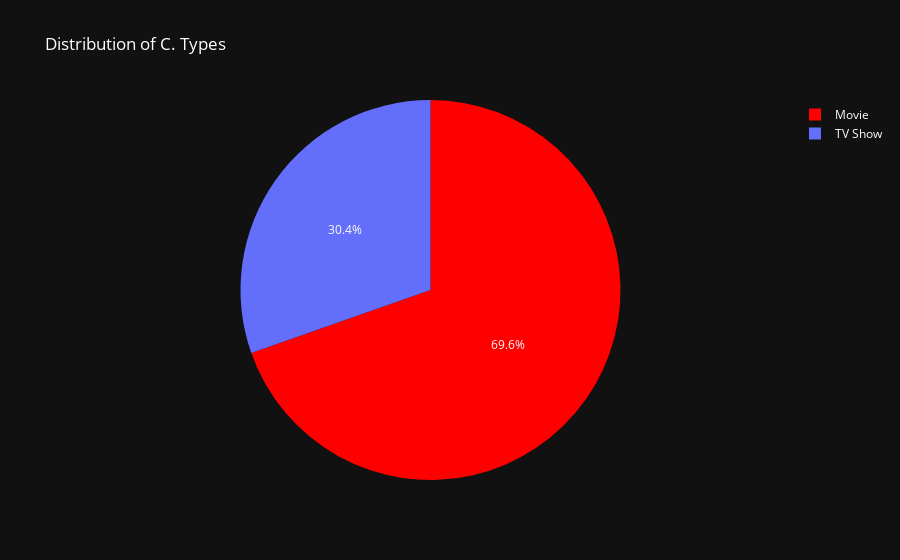

Write notebook code for a chart like this one.
### Code cell
movie_type_counts = netflix_data['type'].value_counts()

fig = go.Figure(data=go.Pie(labels=movie_type_counts.index, values=movie_type_counts.values))

fig.update_layout(
    plot_bgcolor='rgb(17, 17, 17)',  
    paper_bgcolor='rgb(17, 17, 17)', 
    font_color='white',  
    title='Distribution of C. Types',
)
fig.update_traces(marker=dict(colors=['red']))
fig.show()

### Figure 1 — Plotly figure (JSON) as saved in the notebook; plotly's stock layout.template omitted (floating-point values rounded to 4 significant figures)
{"data": [{"labels": ["Movie", "TV Show"], "marker": {"colors": ["red"]}, "type": "pie", "values": [6131, 2676]}], "layout": {"font": {"color": "white"}, "paper_bgcolor": "rgb(17, 17, 17)", "plot_bgcolor": "rgb(17, 17, 17)", "title": {"text": "Distribution of C. Types"}}}
